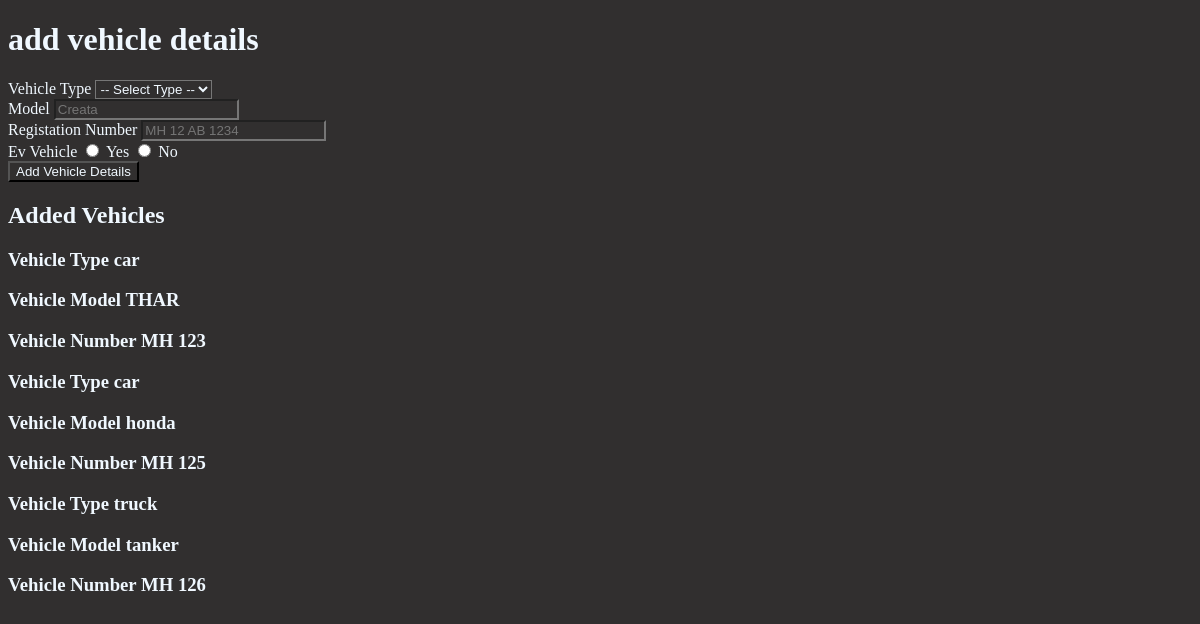
Page /vehicle (signed in) on the committed database.
### models/vehicle.py (models this page shows, shortened)
class Vehicle(db.Model):
    __tablename__ = 'vehicles'
    id = db.Column(db.Integer, primary_key=True)
    user_id = db.Column(db.Integer, db.ForeignKey('users.id'), nullable=False)
    type = db.Column(db.String(50), nullable=False)
    model = db.Column(db.String(50),nullable=False)
    registration_number = db.Column(db.String(20),nullable=False,unique=True)
    is_ev= db.Column(db.Boolean,default=False)

### routes/user.py (the view)
@user_bp.route('/vehicle',methods=['POST','GET'])
@login_required
@user_required
def vehicle():
    user=User.query.get(session.get('user_id'))
    if request.method =='POST':
        type=request.form.get('type')
        model=request.form.get('model')
        registration_number=request.form.get('registration_number')
        is_ev=request.form.get('is_ev') =='1'
        if not type or not model or not registration_number or is_ev is None:
            flash('All fields are required.')
            return redirect(url_for('user.vehicle'))
        reg_num=Vehicle.query.filter_by(registration_number=registration_number).first()
        if reg_num:
            flash('Vehicle with this registration number already exists.')
            return redirect(url_for('user.vehicle'))
        new_vehicle=Vehicle(user_id=user.id,type=type,model=model,registration_number=registration_number,is_ev=is_ev)
        db.session.add(new_vehicle)
        db.session.commit()
        flash('Vehicle added successfully.')
        return redirect(url_for('user.vehicle'))
    else:
        vehicles=Vehicle.query.filter_by(user_id=user.id)
        return render_template('vehicle.html',vehicles=vehicles)

### Templates/vehicle.html (shortened to what this page needs)
{%extends "base.html" %}
{%block style%}
<link rel="stylesheet" href="{{url_for('static',filename='css/vehicle.css')}}">
{%endblock%}
{%block content %}
<h1>add vehicle details </h1>
<div class="main">
    <form action="{{url_for('user.vehicle')}}" method="POST">
        <label for="type">Vehicle Type</label>
        <select name="type" id="type" required>
            <option value="">-- Select Type --</option>
        </select>
        <div>
            <label for="model">Model</label>
            <input type="text" id="model" name="model" placeholder="Creata" required>
        </div>
        <div>
            <label for="registration_number">Registation Number</label>
            <input type="text" id="registration_number" name="registration_number" placeholder="MH 12 AB 1234" required>
        </div>
        <div>
            <label for="is_ev">Ev Vehicle</label>
            <input type="radio" id="yes_ev" name="is_ev" value="1" required>
            <label for="yes_ev">Yes</label>
            <input type="radio" id="no_ev" name="is_ev" value="0">
            <label for="no_ev">No</label>
        </div>
        <button>Add Vehicle Details</button>
    </form>
    <h2>Added Vehicles</h2>
    {%for vehicle in vehicles %}
    <div class="cards">
        <h3> Vehicle Type {{ vehicle.type}}</h3>
        <h3> Vehicle Model {{ vehicle.model}}</h3>
        <h3> Vehicle Number {{ vehicle.registration_number}}</h3>
    </div>
    {%endfor%}
</div>
{%endblock%}

### Static/css/vehicle.css (style rules this page uses)
* { background-color: rgb(49, 47, 47); color: aliceblue; }

### rows in the picture
Vehicle: type "car", model "THAR", registration_number "MH 123"
Vehicle: type "car", model "honda", registration_number "MH 125"
Vehicle: type "truck", model "tanker", registration_number "MH 126"
